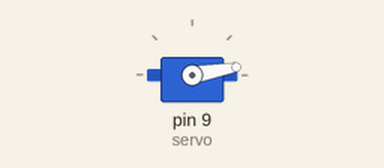
Recording of a sketch running on a simulated Arduino Uno, built with avr-gcc and run on an emulated ATmega328P. Shown: servo.

Above: at 0.05 s.
At 0.7 s:
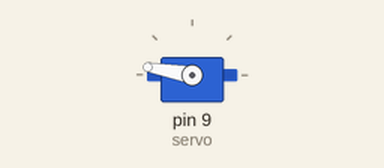
At 1.0 s:
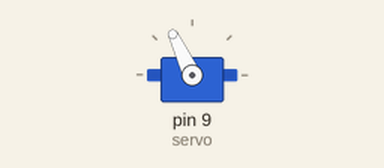
At 1.35 s:
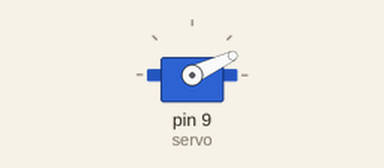
Timing chart, 0 to 3.4 s (numbered marks = the images above):
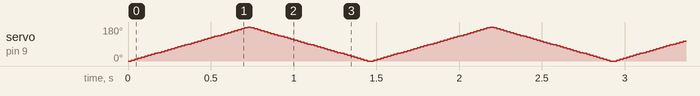

The sketch:

servo.ino
```cpp
/*
 * Servo
 *
 * Testing a servomotor
 *
 * Jim Palomo
 */

#include <Servo.h>

Servo servo;  // instance of servo (created object)

void setup() {
  // servo connected to pin 9 w/ 900-2100 pwm
  servo.attach(9, 900, 2100);
}

void loop() {
  // servo can go from 0 - 180 degrees
  int wait = 1000;  // 1 sec delay

//  servo.write(0);  // servo pos 90 degrees
//
//  delay(wait);
//
//  servo.write(90);
//
//  delay(wait);
//
//  servo.write(180);
//
//  delay(wait);

  // rotate from 0 to 180 degrees
  for (int i = 0; i < 180; i += 5) {
    servo.write(i);
    delay(20);
  }

  // rotate from 180 to 0 degrees
  for (int i = 180; i >= 0; i -= 5) {
    servo.write(i);
    delay(20);
  }

}
```
